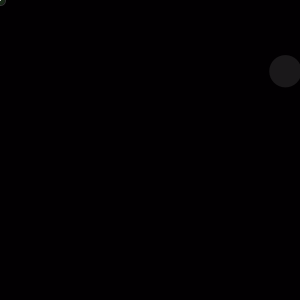
Frame 1 (no input)
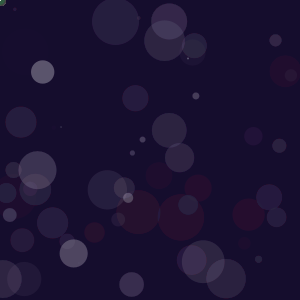
Frame 60 (the mouse pressed at the canvas centre just before this capture)
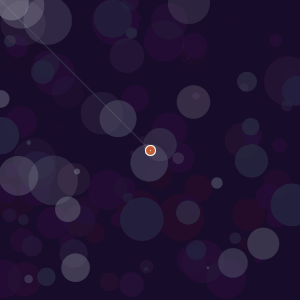
Frame 120 (the mouse held since frame 60 and released just before this capture)

The Processing sketch that drew these frames (run headless with seeded random() and noise(); from frame 60 on, the mouse is pressed at the canvas centre):

// Processing sketch: processing_71381
// ── processing_71381.pde

void setup(){
  
size(300,300);
background(0);
smooth();

}
   
void draw(){
  float x = random(0,50);
  frameRate(5);
//star
  fill(255,255,255,random(100));
  noStroke();
  ellipse(random(300),random(300),x,x);
//bg
  fill(random(0,50),random(0,30),random(0,100),10);
  rect(0,0,300,300);
//mouse 
  fill(mouseX+50,random(80,100),random(20,100),random(100,255));
  stroke(random(255));
  ellipse(mouseX,mouseY,10,10);
  
  stroke(255);
  line(pmouseX,pmouseY,mouseX,mouseY);
 
}
